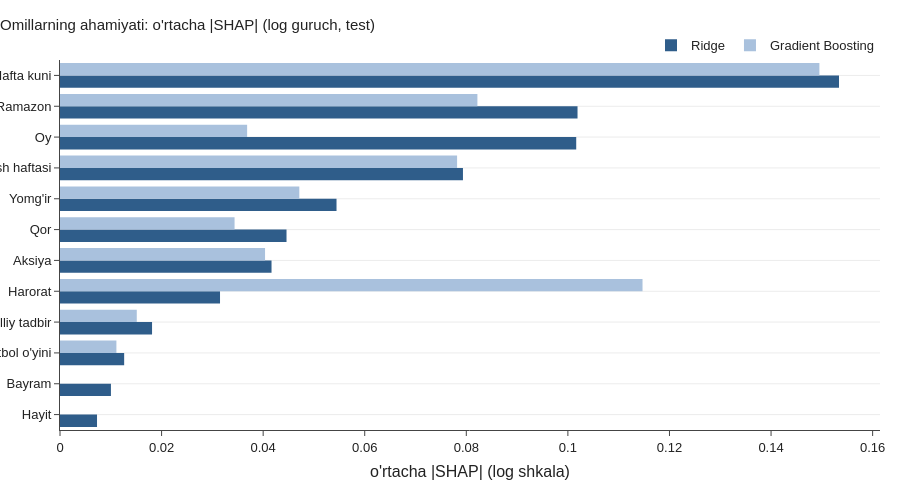

Notebook cell for this chart:
### Markdown cell above
## 7. Interpretatsiya: model qaysi omillarga tayanadi?

Ridge modeli uchun har bir featurening test kunlaridagi hissasi (SHAP, chiziqli model uchun aniq hisoblanadi)
Gradient Boosting'ning SHAP qiymatlari bilan solishtiriladi. Dummy'lar o'z guruhiga yig'iladi:
6 ta `wd_*` → "Hafta kuni", 11 ta `m_*` → "Oy".

### Code cell
GROUP = {"temp_c": "Harorat", "rain": "Yomg'ir", "snow": "Qor", "is_holiday": "Bayram", "ramadan": "Ramazon",
         "eid": "Hayit", "salary_week": "Maosh haftasi", "promotion": "Aksiya", "local_event": "Mahalliy tadbir",
         "football_match": "Futbol o'yini", **{f"wd_{i}": "Hafta kuni" for i in range(1, 7)},
         **{f"m_{i}": "Oy" for i in range(2, 13)}}

def grouped_importance(sv):
    s = pd.DataFrame(sv, columns=FEATURES).T.groupby(GROUP).sum().T   # bir guruh dummy'lari hissasi qo'shiladi
    return s.abs().mean().sort_values()

t = "rice_kg"
ridge = best[t]
bg = ridge[0].transform(X_tr)
lin = shap.LinearExplainer(ridge[-1], shap.maskers.Independent(bg, max_samples=len(bg)))
sv_ridge = lin.shap_values(ridge[0].transform(X_te))
gb = fitted[(t, "Gradient Boosting")]
sv_gb = shap.TreeExplainer(gb).shap_values(X_te)

imp = pd.DataFrame({"Ridge": grouped_importance(sv_ridge), "Gradient Boosting": grouped_importance(sv_gb)})
imp = imp.sort_values("Ridge")
fig = go.Figure()
fig.add_bar(y=imp.index, x=imp["Ridge"], orientation="h", name="Ridge", marker_color=style.BLUE)
fig.add_bar(y=imp.index, x=imp["Gradient Boosting"], orientation="h", name="Gradient Boosting", marker_color="#a9c1dd")
fig.update_layout(barmode="group", title="Omillarning ahamiyati: o'rtacha |SHAP| (log guruch, test)",
                  xaxis_title="o'rtacha |SHAP| (log shkala)", height=480, legend=dict(orientation="h", y=1.08, x=1, xanchor="right"))
style.save(fig, "03_shap")

### Figure 1 — Plotly figure (JSON) as saved in the notebook; plotly's stock layout.template omitted (floating-point values rounded to 4 significant figures)
{"data": [{"marker": {"color": "#2f5d8a"}, "name": "Ridge", "orientation": "h", "type": "bar", "x": [0.007289, 0.01003, 0.01263, 0.01812, 0.03151, 0.04165, 0.0446, 0.05445, 0.07934, 0.1016, 0.1019, 0.1534], "y": ["Hayit", "Bayram", "Futbol o'yini", "Mahalliy tadbir", "Harorat", "Aksiya", "Qor", "Yomg'ir", "Maosh haftasi", "Oy", "Ramazon", "Hafta kuni"]}, {"marker": {"color": "#a9c1dd"}, "name": "Gradient Boosting", "orientation": "h", "type": "bar", "x": [0.0, 0.0, 0.01111, 0.01512, 0.1147, 0.04037, 0.03437, 0.04712, 0.07818, 0.03684, 0.08218, 0.1495], "y": ["Hayit", "Bayram", "Futbol o'yini", "Mahalliy tadbir", "Harorat", "Aksiya", "Qor", "Yomg'ir", "Maosh haftasi", "Oy", "Ramazon", "Hafta kuni"]}], "layout": {"barmode": "group", "height": 480, "legend": {"orientation": "h", "x": 1, "xanchor": "right", "y": 1.08}, "title": {"text": "Omillarning ahamiyati: o'rtacha |SHAP| (log guruch, test)"}, "xaxis": {"title": {"text": "o'rtacha |SHAP| (log shkala)"}}}}
